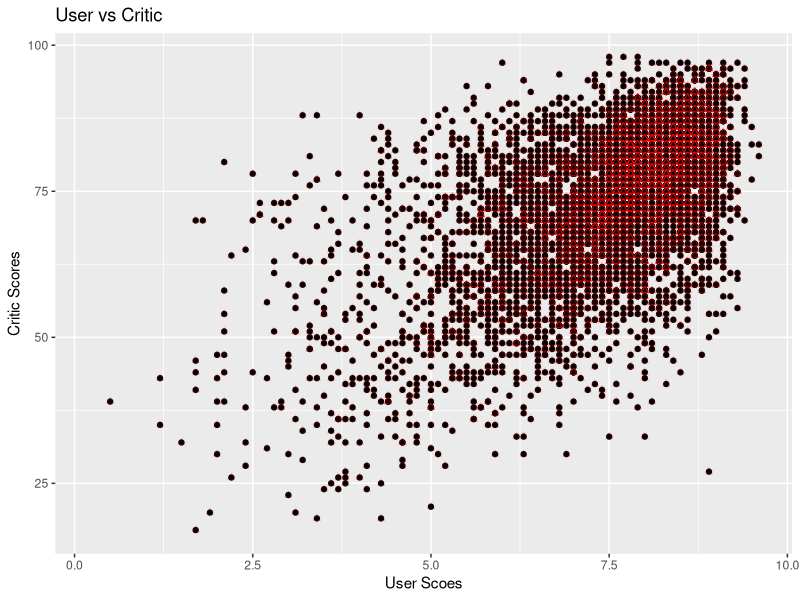
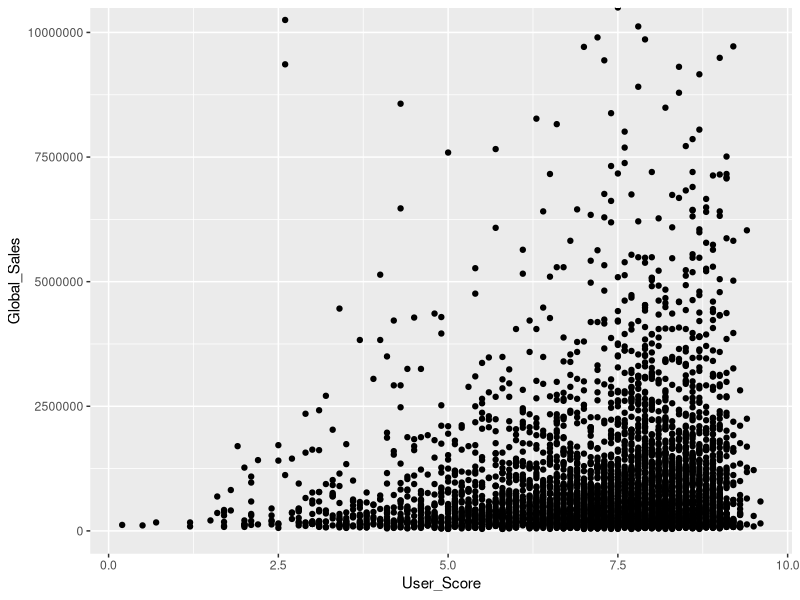
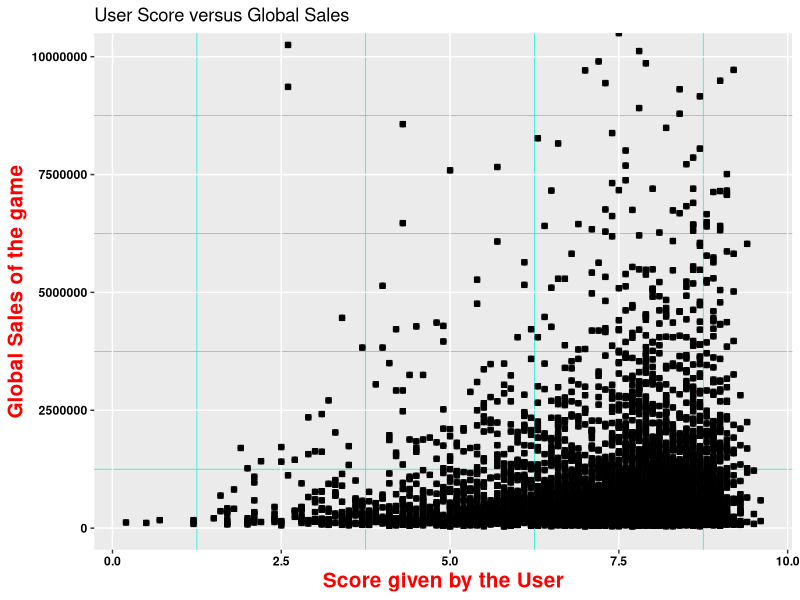
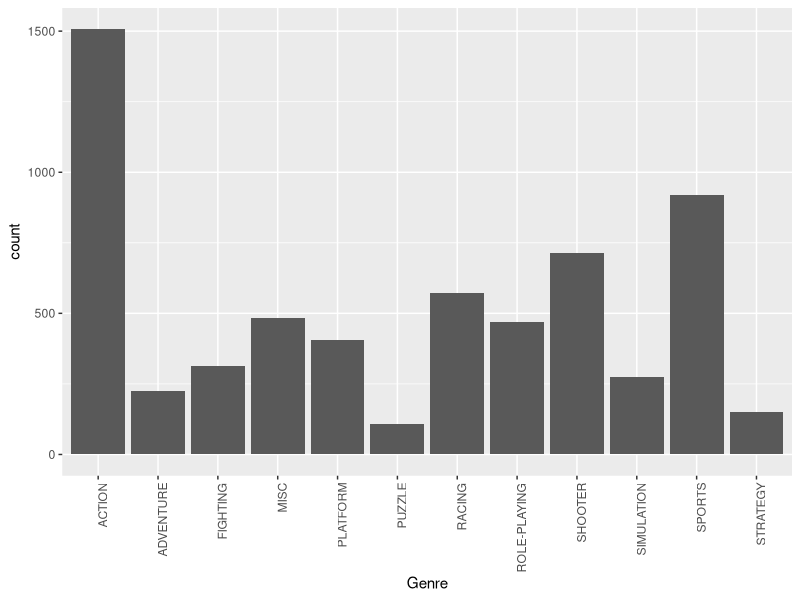
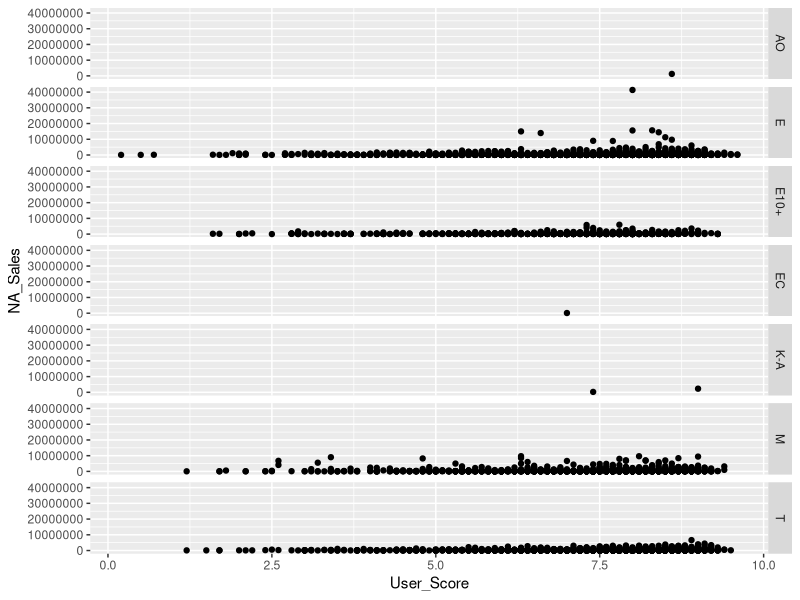
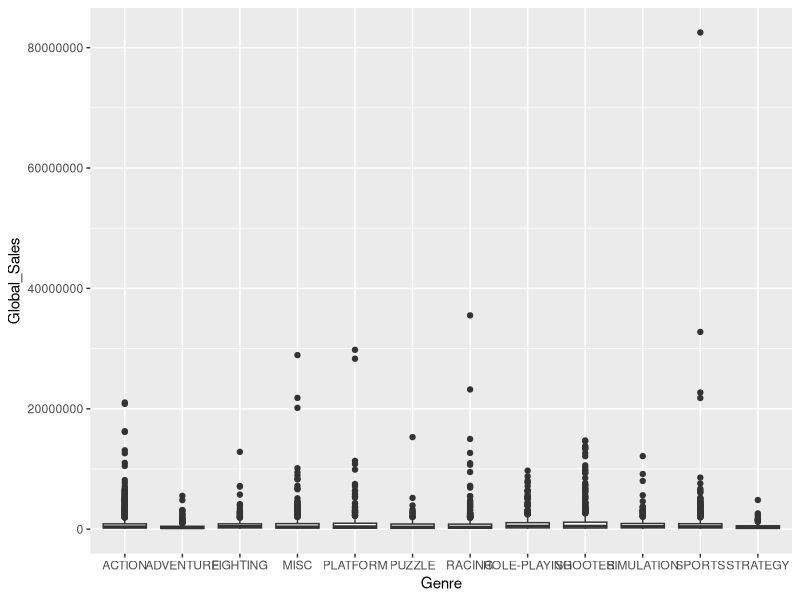
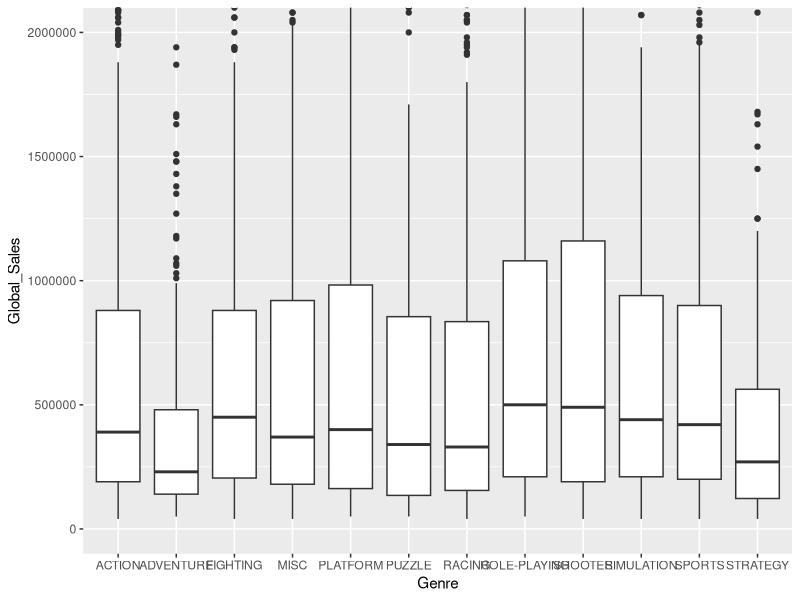
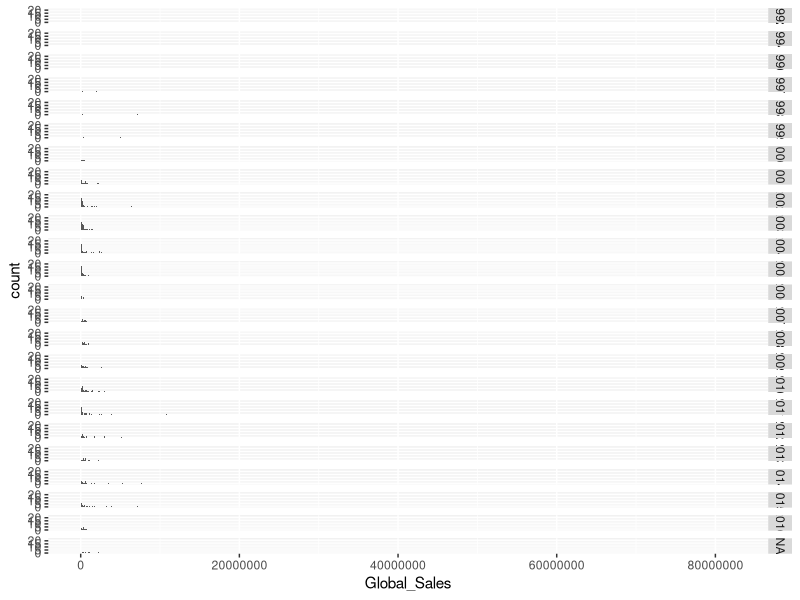

Write R code to recreate these figures, in order.
video_games <- read.csv("HomeWorks/HomeWork2/Video_Games.csv", stringsAsFactors = F)
#1)
library(dplyr)
library(tidyverse)
games <- video_games %>% 
  select(-c(Publisher, JP_Sales, Critic_Count, User_Count, Developer)) %>%
  mutate(NA_Sales = video_games$NA_Sales * 1000000,
         EU_Sales = video_games$EU_Sales * 1000000,
         Global_Sales = video_games$Global_Sales * 1000000) %>%
  filter(NA_Sales >= 20000, EU_Sales >= 20000) %>%
  filter(str_detect(Rating, "\\w") )
  
# 2)
str(games)
sapply(games, class)
unique(games$User_Score)
unique(video_games$Year)
games$User_Score <- as.numeric(games$User_Score)
games$Year <- as.numeric(games$Year)

summary(games$Year)

summary(games$Critic_Score)
games$Critic_Score <- ifelse(games$Critic_Score > 100, NA, games$Critic_Score)
summary(games$Critic_Score)

summary(games$User_Score)
games$User_Score <- ifelse(games$User_Score > 10, NA, games$User_Score)
summary(games$User_Score)

unique(games$Platform) #looks ok 

unique(games$Genre) # repeating names (uppercase problem)
games$Genre <- toupper(games$Genre)
unique(games$Genre) #spaces yo
games$Genre <- trimws(games$Genre)
unique(games$Genre)


#3)

library(ggplot2)

ggplot(games, aes(x = User_Score, y = Critic_Score)) + geom_point() +
  labs(x= "User Scoes", y= "Critic Scores", title = "User vs Critic") +
  geom_point(color = "red", shape=2, alpha = 0.2)
#they be the same

#4)
options(scipen=10000)
ggplot(games, aes(x = User_Score, y = Global_Sales)) + geom_point() +
    coord_cartesian(ylim = c(40000,10000000))
# we can see a linear regression with some mistakes

#5)
ggplot(games, aes(x = User_Score, y = Global_Sales)) + geom_point() +
  coord_cartesian(ylim = c(40000,10000000)) +
  labs(x="Score given by the User", y = "Global Sales of the game", title = "User Score versus Global Sales") +
  theme(axis.title.x = element_text(size = 15, color = "red", face = "bold"),
        axis.title.y = element_text(size = 15, color = "red", face = "bold"),
        axis.text = element_text(face = "bold", color = "black"),
        panel.grid.minor = element_line(color="#09f2d5")) +
  geom_point(color="black", shape = 0, size =1.5) +
  coord_cartesian(ylim = c(40000,10000000))
        
#6)
ggplot(games, aes(x = Genre)) +geom_histogram(stat = "count") +
  theme(axis.text.x = element_text(angle = 90, hjust = 1))
#Action, Sports, Shooter

#7)
games$Rating <- as.factor(games$Rating)
## add some fuckin shit yo
ggplot(games, aes(x = User_Score, y = NA_Sales)) + geom_point() +
  facet_grid(Rating~.) #or .~Rating

#8)

ggplot(games, aes(x = Genre, y = Global_Sales)) + geom_boxplot()


#9)

ggplot(games, aes(x = Genre, y = Global_Sales)) + geom_boxplot() +
  coord_cartesian(ylim = c(0,2000000))

#10)

games %>%
  group_by(Year) %>%
  ggplot(aes(x = Global_Sales)) +geom_bar() +
  facet_grid(Year~.)

#11)

number_eleven <- games %>%
  group_by(Genre) %>%
  summarise(num = n_distinct(Name)) %>%
  arrange(desc(num))
  


#12)
games <- games %>%
  mutate(CU_User = ((User_Score * 10) + Critic_Score)/2)
  

#13)
best_platforms <- games %>%
  group_by(Platform) %>%
  summarise(sales_mean = mean(Global_Sales),
            num_of_games = n_distinct(Name))

best <- best_platforms %>%
  top_n(best_platforms$sales_mean, n= 3)
# it's updown tho

#14)

best_platforms_y <- games %>%
  group_by(Platform, Year, add = T) %>%
  summarise(sales_mean = mean(Global_Sales),
            num_of_games = n_distinct(Name))

top_notch <- best_platforms_y %>%
  group_by(Platform) %>%
  filter(Platform %in% best$Platform)

top_notch <- top_notch[complete.cases(top_notch), ]

ggplot(top_notch, aes(x = num_of_games, y = Platform)) + geom_point() +
  facet_wrap(~Year, ncol= 5)

